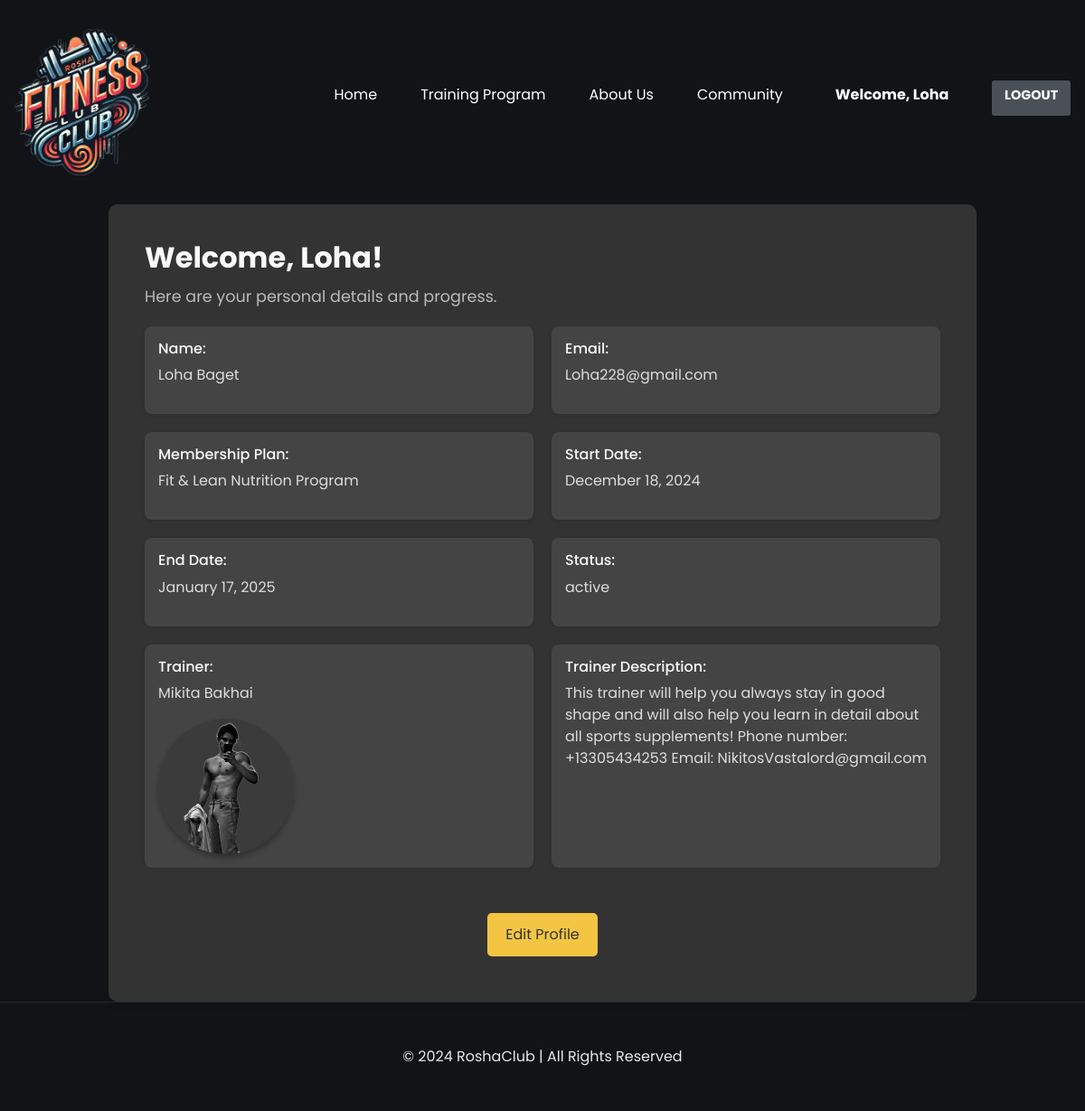
The page /gym/profile/ (signed in) on the database its author committed.
### gym/models.py (models this page shows, shortened)
class User(AbstractUser):
    pass

class Membership(models.Model):
    STATUS_CHOICES = [
        ('active', 'Active'),
        ('expired', 'Expired'),
        ('pending', 'Pending'),
    ]
    user = models.ForeignKey(get_user_model(), on_delete=models.CASCADE, related_name="memberships")
    program = models.ForeignKey(TrainingProgram, on_delete=models.CASCADE, related_name="memberships")
    start_date = models.DateField()
    end_date = models.DateField()
    status = models.CharField(max_length=10, choices=STATUS_CHOICES, default='pending')
    class Meta:
        indexes = [
            models.Index(fields=['user', 'program', 'status']),
        ]
    def __str__(self):
        return f"{self.user.username} - {self.program.name}"

class TrainingProgram(models.Model):
    name = models.CharField(max_length=100)
    description = models.TextField()
    duration = models.PositiveIntegerField(help_text="Duration in minutes")
    price = models.DecimalField(max_digits=10, decimal_places=2)
    trainer = models.ForeignKey(Trainer, on_delete=models.CASCADE, null=True, blank=True)
    def __str__(self):
        return self.name

class Trainer(models.Model):
    name = models.CharField(max_length=100)
    specialization = models.CharField(max_length=100)
    description = models.TextField()
    photo = models.ImageField(upload_to='trainers/')
    def __str__(self):
        return self.name

### gym/views.py (the view)
# urls.py: path('profile/', views.profile, name='profile'),
@login_required
def profile(request):
    membership = None
    trainer = None
    try:
        membership = Membership.objects.get(user=request.user, status='active')
        print("Membership found:", membership)
        if membership and membership.program:
            print("Program found:", membership.program)
            trainer = membership.program.trainer
            print("Trainer found:", trainer)
        else:
            print("No program or trainer found.")
    except Membership.DoesNotExist:
        print("No active membership found.")
    context = {
        'user': request.user,
        'membership': membership,
        'trainer': trainer,
    }
    return render(request, 'gym/profile.html', context)

### gym/templates/gym/profile.html (shortened to what this page needs)
{% extends "gym/layout.html" %}
{% load static %}
{% block content %}
<section class="profile-page__container">
    <h2 class="profile-page__header">Welcome, {{ user.username }}!</h2>
    <p class="profile-page__subheader">Here are your personal details and progress.</p>
    <div class="profile-page__details">
        <div class="profile-page__item">
            <h4>Name:</h4>
            <p>{{ user.first_name }} {{ user.last_name }}</p>
        </div>
        <div class="profile-page__item">
            <h4>Email:</h4>
            <p>{{ user.email }}</p>
        </div>
        {% if membership %}
        <div class="profile-page__item">
            <h4>Membership Plan:</h4>
            <p>{{ membership.program.name }}</p>
        </div>
        <div class="profile-page__item">
            <h4>Start Date:</h4>
            <p>{{ membership.start_date|date:"F d, Y" }}</p>
        </div>
        <div class="profile-page__item">
            <h4>End Date:</h4>
            <p>{{ membership.end_date|date:"F d, Y" }}</p>
        </div>
        <div class="profile-page__item">
            <h4>Status:</h4>
            <p>{{ membership.status }}</p>
        </div>
        {% if trainer %}
        <div class="profile-page__item">
            <h4>Trainer:</h4>
            <p>{{ trainer.name }}</p>
            {% if trainer.photo.url %}
            <img src="{{ trainer.photo.url }}" alt="Trainer Photo" width="100" height="100">
            {% else %}
            <p>No profile picture available.</p>
            {% endif %}
        </div>
        <div class="profile-page__item">
            <h4>Trainer Description:</h4>
            <p>{{ trainer.description }}</p>
        </div>
        {% else %}
        <div class="profile-page__item">
            <h4>No trainer assigned to this program.</h4>
        </div>
        {% endif %}
        {% else %}
        <div class="profile-page__item">
            <h4>You don't have an active membership.</h4>
        </div>
        {% endif %}
    </div>
    <div class="profile-page__actions">
        {% if user.is_authenticated %}
        <a href="{% url 'edit_profile' %}" class="btn">Edit Profile</a>
        {% endif %}
    </div>
</section>
{% endblock %}

### gym/templates/gym/layout.html (shortened to what this page needs)
{% load static %}
<!DOCTYPE html>
<html lang="uk">
<head>
        <link href="https://cdn.jsdelivr.net/npm/remixicon@3.4.0/fonts/remixicon.css" rel="stylesheet" />
        <link href="https://stackpath.bootstrapcdn.com/bootstrap/4.4.1/css/bootstrap.min.css" rel="stylesheet">
        <link href="https://cdn.jsdelivr.net/npm/@fortawesome/fontawesome-free/css/all.min.css" rel="stylesheet">
    <link rel="stylesheet" href="{% static 'gym/styles.css' %}" />
</head>
<body>
    <nav>
        <div class="nav__logo">
            <a href="#"><img src="{% static 'gym/assets/logo1.PNG' %}" alt="logo" /></a>
        </div>
        <ul class="nav__links">
            <li class="link"><a href="{% url 'index' %}">Home</a></li>
            <li class="link">
                {% if user.is_authenticated %}
                    <a href="{% url 'training_programs' %}">Training Program</a>
                {% else %}
                    <a href="{% url 'login' %}">Training Program</a>
                {% endif %}
            </li>
            <li class="link"><a href="{% url 'about_us' %}">About Us</a></li>
            <li class="link"><a href="{% url 'community' %}">Community</a></li>
            {% if user.is_authenticated %}
                <li class="link nav__username">
                    <a href="{% url 'profile' %}">Welcome, {{ user.username }}</a>
                </li>
                <li class="link "><a href="{% url 'logout' %}" class="auth-btn logout-btn">Logout</a></li>
            {% else %}
                <li class="link"><a href="{% url 'login' %}" class="auth-btn login-btn">Login</a></li>
            {% endif %}
        </ul>
    </nav>
    {% block content %}{% endblock %}
    <footer class="footer">
        <div class="footer__content">
            <div class="footer__links">
                <p>© 2024 RoshaClub | All Rights Reserved</p>
            </div>
        </div>
    </footer>
</body>
</html>

### gym/static/gym/styles.css (style rules this page uses)
:root { --primary-color: #111317; --primary-color-light: #1f2125; --primary-color-extra-light: #35373b; --secondary-color: #f9ac54; --secondary-color-dark: #d79447; --text-light: #d1d5db; --white: #ffffff; --max-width: 1200px; }
* { padding: 0; margin: 0; box-sizing: border-box; }
.btn { padding: 1rem 2rem; outline: none; border: none; font-size: 1rem; color: var(--white); background-color: var(--secondary-color); border-radius: 5px; cursor: pointer; transition: 0.3s; }
img { width: 100%; display: flex; }
a { text-decoration: none; }
nav { max-width: var(--max-width); margin: auto; padding: 2rem 1rem; display: flex; align-items: center; justify-content: space-between; gap: 2rem; }
.nav__logo { max-width: 150px; }
.nav__links { list-style: none; display: flex; align-items: center; gap: 3rem; }
.link a { position: relative; padding-bottom: 0.75rem; color: var(--white); }
.link a::after { content: ""; position: absolute; height: 2px; width: 0; left: 0; bottom: 0; background-color: var(--secondary-color); transition: 0.3s; }
.footer { display: flex; flex-direction: column; align-items: center; justify-content: center; text-align: center; padding: 2rem; }
html { scroll-behavior: smooth; }
.footer { background: none; color: #fff; padding: 2rem; text-align: center; border-top: 1px solid rgba(255, 255, 255, 0.1); }
.footer__content { max-width: 1200px; margin: 0 auto; }
.footer__links p { font-size: 1rem; margin-top: 1rem; opacity: 0.9; line-height: 1.5; }
body { font-family: "Poppins", sans-serif; background-color: var(--primary-color); color: #e0e0e0; scroll-behavior: smooth; }
.nav__username { font-weight: bold; font-size: 1rem; color: #333; margin-left: 10px; }
.auth-btn { padding: 0.3rem 0.8rem; font-weight: bold; text-transform: uppercase; border-radius: 3px; transition: background-color 0.3s ease, color 0.3s ease; font-size: 0.9rem; }
.logout-btn { background-color: #495057; color: #f8f9fa; border: 1px solid #495057; }
.profile-page__container { width: 80%; margin: 0 auto; padding: 40px; background-color: #333; color: #f9f9f9; border-radius: 10px; box-shadow: 0 4px 6px rgba(0, 0, 0, 0.1); }
.profile-page__header { font-size: 2rem; color: #f9f9f9; margin-bottom: 10px; font-weight: bold; }
.profile-page__subheader { font-size: 1.1rem; color: #bbb; margin-bottom: 20px; }
.profile-page__details { display: grid; grid-template-columns: 1fr 1fr; gap: 20px; margin-bottom: 40px; }
.profile-page__item { background-color: #444; padding: 15px; border-radius: 8px; box-shadow: 0 2px 4px rgba(0, 0, 0, 0.1); }
.profile-page__item h4 { font-size: 1rem; color: #f9f9f9; margin-bottom: 8px; }
.profile-page__item p { font-size: 1rem; color: #ddd; }
.profile-page__item img { width: 150px; height: 150px; object-fit: cover; border-radius: 50%; margin-top: 10px; box-shadow: 0 4px 6px rgba(0, 0, 0, 0.3); }
.profile-page__actions { text-align: center; margin-top: 30px; }
.profile-page__actions .btn { background-color: #f4c542; color: #333; padding: 12px 20px; text-decoration: none; border-radius: 5px; font-size: 1rem; display: inline-block; margin: 10px 0; transition: background-color 0.3s ease, transform 0.3s ease; }
.profile-page__actions .btn:last-child { background-color: #f4c542; }

### rows shown on the page
User: username "Loha", first_name "Loha", last_name "Baget", email "Loha228@gmail.com"
Membership: program.name "Fit & Lean Nutrition Program", start_date "December 18, 2024", end_date "January 17, 2025", status "active"
Trainer: name "Mikita Bakhai", photo (picture), description "This trainer will help you always stay in good shape and will also help you learn in detail about all sports supplements! Phone number: +13305434253 Email: NikitosVastalord@gmail.com"
